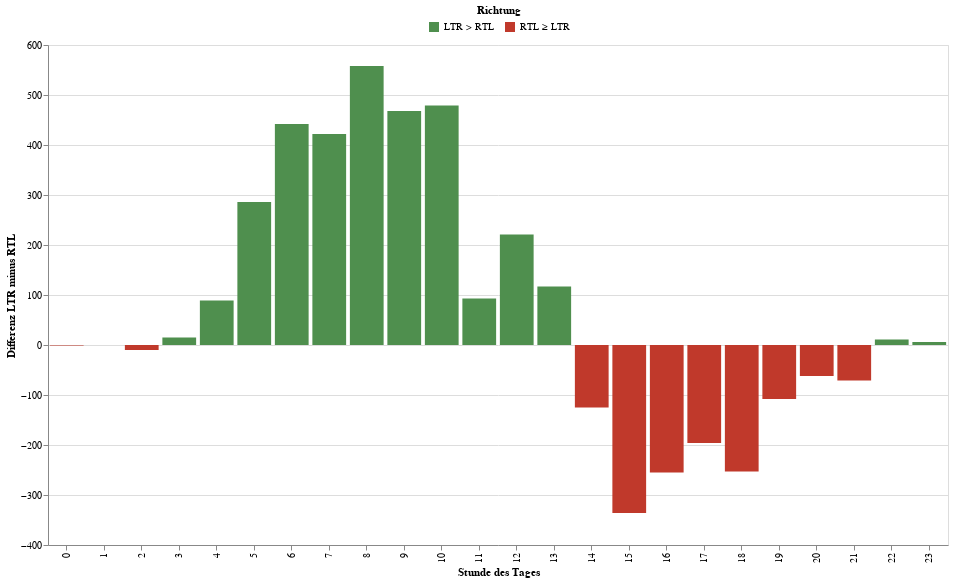

The cell this chart's notebook holds for it:
### Code cell
chart = (
    alt.Chart(df_day)
    .mark_bar()
    .encode(
        x=alt.X(
            "hour:O",
            title="Stunde des Tages"
        ),
        y=alt.Y(
            "delta:Q",
            title="Differenz LTR minus RTL"
        ),
        color=alt.Color(
            "winner:N",
            scale=alt.Scale(range=["#4f8f4e", "#c0392b"]),
            legend=alt.Legend(
                orient="none",
                legendX=380,
                legendY=-40,
                direction="horizontal",
                title="Richtung",
                titleAnchor='middle'
            )
        ),
        tooltip=[
            alt.Tooltip("hour:O", title="Stunde"),
            alt.Tooltip("delta:Q", title="Differenz"),
            alt.Tooltip("winner:N", title="Richtung"),
        ],
    )
    .properties(
        width=900,
        height=500,
    )
)
chart

### Figure 1 — Vega-Lite specification as saved in the notebook (floating-point values rounded to 4 significant figures)
{"config": {"view": {"continuousWidth": 300, "continuousHeight": 300}}, "data": {"name": "data-820e2b2153a5e5be4581ab00760c0ea1"}, "mark": {"type": "bar"}, "encoding": {"color": {"field": "winner", "legend": {"direction": "horizontal", "legendX": 380, "legendY": -40, "orient": "none", "title": "Richtung", "titleAnchor": "middle"}, "scale": {"range": ["#4f8f4e", "#c0392b"]}, "type": "nominal"}, "tooltip": [{"field": "hour", "title": "Stunde", "type": "ordinal"}, {"field": "delta", "title": "Differenz", "type": "quantitative"}, {"field": "winner", "title": "Richtung", "type": "nominal"}], "x": {"field": "hour", "title": "Stunde des Tages", "type": "ordinal"}, "y": {"field": "delta", "title": "Differenz LTR minus RTL", "type": "quantitative"}}, "height": 500, "width": 900, "$schema": "https://vega.github.io/schema/vega-lite/v5.20.1.json", "datasets": {"data-820e2b2153a5e5be4581ab00760c0ea1": [{"timestamp": "2024-07-15T00:00:00+00:00", "location_id": 331, "location_name": "Bahnhofstrasse (Nord)", "ltr_label": "Bürkliplatz", "rtl_label": "Hauptbahnhof", "weather_condition": "cloudy", "temperature": 16.0, "pedestrians_count": 15, "unverified": false, "collection_type": "measured", "ltr_pedestrians_count": 7, "rtl_pedestrians_count": 8, "adult_pedestrians_count": 15, "child_pedestrians_count": 0, "adult_ltr_pedestrians_count": 7, "adult_rtl_pedestrians_count": 8, "child_ltr_pedestrians_count": 0, "child_rtl_pedestrians_count": 0, "zone_1_pedestrians_count": 5.0, "zone_1_ltr_pedestrians_count": 2.0, "zone_1_rtl_pedestrians_count": 3.0, "zone_1_adult_pedestrians_count": 5.0, "zone_1_child_pedestrians_count": 0.0, "zone_2_pedestrians_count": 4.0, "zone_2_ltr_pedestrians_count": 3.0, "zone_2_rtl_pedestrians_count": 1.0, "zone_2_adult_pedestrians_count": 4.0, "zone_2_child_pedestrians_count": 0.0, "zone_3_pedestrians_count": 6.0, "zone_3_ltr_pedestrians_count": 2.0, "zone_3_rtl_pedestrians_count": 4.0, "zone_3_adult_pedestrians_count": 6.0, "zone_3_child_pedestrians_count": 0.0, "zone_99_pedestrians_count": null, "zone_99_ltr_pedestrians_count": null, "zone_99_rtl_pedestrians_count": null, "zone_99_adult_pedestrians_count": null, "zone_99_child_pedestrians_count": null, "year": 2024, "month": 7, "day": 15, "date": "2024-07-15T00:00:00", "hour": 0, "delta": -1, "winner": "RTL ≥ LTR"}, {"timestamp": "2024-07-15T01:00:00+00:00", "location_id": 331, "location_name": "Bahnhofstrasse (Nord)", "ltr_label": "Bürkliplatz", "rtl_label": "Hauptbahnhof", "weather_condition": "cloudy", "temperature": 15.0, "pedestrians_count": 2, "unverified": false, "collection_type": "measured", "ltr_pedestrians_count": 1, "rtl_pedestrians_count": 1, "adult_pedestrians_count": 2, "child_pedestrians_count": 0, "adult_ltr_pedestrians_count": 1, "adult_rtl_pedestrians_count": 1, "child_ltr_pedestrians_count": 0, "child_rtl_pedestrians_count": 0, "zone_1_pedestrians_count": 1.0, "zone_1_ltr_pedestrians_count": 0.0, "zone_1_rtl_pedestrians_count": 1.0, "zone_1_adult_pedestrians_count": 1.0, "zone_1_child_pedestrians_count": 0.0, "zone_2_pedestrians_count": 0.0, "zone_2_ltr_pedestrians_count": 0.0, "zone_2_rtl_pedestrians_count": 0.0, "zone_2_adult_pedestrians_count": 0.0, "zone_2_child_pedestrians_count": 0.0, "zone_3_pedestrians_count": 1.0, "zone_3_ltr_pedestrians_count": 1.0, "zone_3_rtl_pedestrians_count": 0.0, "zone_3_adult_pedestrians_count": 1.0, "zone_3_child_pedestrians_count": 0.0, "zone_99_pedestrians_count": null, "zone_99_ltr_pedestrians_count": null, "zone_99_rtl_pedestrians_count": null, "zone_99_adult_pedestrians_count": null, "zone_99_child_pedestrians_count": null, "year": 2024, "month": 7, "day": 15, "date": "2024-07-15T00:00:00", "hour": 1, "delta": 0, "winner": "RTL ≥ LTR"}, {"timestamp": "2024-07-15T02:00:00+00:00", "location_id": 331, "location_name": "Bahnhofstrasse (Nord)", "ltr_label": "Bürkliplatz", "rtl_label": "Hauptbahnhof", "weather_condition": "cloudy", "temperature": 15.0, "pedestrians_count": 12, "unverified": false, "collection_type": "measured", "ltr_pedestrians_count": 1, "rtl_pedestrians_count": 11, "adult_pedestrians_count": 12, "child_pedestrians_count": 0, "adult_ltr_pedestrians_count": 1, "adult_rtl_pedestrians_count": 11, "child_ltr_pedestrians_count": 0, "child_rtl_pedestrians_count": 0, "zone_1_pedestrians_count": 8.0, "zone_1_ltr_pedestrians_count": 1.0, "zone_1_rtl_pedestrians_count": 7.0, "zone_1_adult_pedestrians_count": 8.0, "zone_1_child_pedestrians_count": 0.0, "zone_2_pedestrians_count": 1.0, "zone_2_ltr_pedestrians_count": 0.0, "zone_2_rtl_pedestrians_count": 1.0, "zone_2_adult_pedestrians_count": 1.0, "zone_2_child_pedestrians_count": 0.0, "zone_3_pedestrians_count": 3.0, "zone_3_ltr_pedestrians_count": 0.0, "zone_3_rtl_pedestrians_count": 3.0, "zone_3_adult_pedestrians_count": 3.0, "zone_3_child_pedestrians_count": 0.0, "zone_99_pedestrians_count": null, "zone_99_ltr_pedestrians_count": null, "zone_99_rtl_pedestrians_count": null, "zone_99_adult_pedestrians_count": null, "zone_99_child_pedestrians_count": null, "year": 2024, "month": 7, "day": 15, "date": "2024-07-15T00:00:00", "hour": 2, "delta": -10, "winner": "RTL ≥ LTR"}, {"timestamp": "2024-07-15T03:00:00+00:00", "location_id": 331, "location_name": "Bahnhofstrasse (Nord)", "ltr_label": "Bürkliplatz", "rtl_label": "Hauptbahnhof", "weather_condition": "partly-cloudy-night", "temperature": 16.0, "pedestrians_count": 65, "unverified": false, "collection_type": "measured", "ltr_pedestrians_count": 40, "rtl_pedestrians_count": 25, "adult_pedestrians_count": 65, "child_pedestrians_count": 0, "adult_ltr_pedestrians_count": 40, "adult_rtl_pedestrians_count": 25, "child_ltr_pedestrians_count": 0, "child_rtl_pedestrians_count": 0, "zone_1_pedestrians_count": 23.0, "zone_1_ltr_pedestrians_count": 22.0, "zone_1_rtl_pedestrians_count": 1.0, "zone_1_adult_pedestrians_count": 23.0, "zone_1_child_pedestrians_count": 0.0, "zone_2_pedestrians_count": 32.0, "zone_2_ltr_pedestrians_count": 10.0, "zone_2_rtl_pedestrians_count": 22.0, "zone_2_adult_pedestrians_count": 32.0, "zone_2_child_pedestrians_count": 0.0, "zone_3_pedestrians_count": 10.0, "zone_3_ltr_pedestrians_count": 8.0, "zone_3_rtl_pedestrians_count": 2.0, "zone_3_adult_pedestrians_count": 10.0, "zone_3_child_pedestrians_count": 0.0, "zone_99_pedestrians_count": null, "zone_99_ltr_pedestrians_count": null, "zone_99_rtl_pedestrians_count": null, "zone_99_adult_pedestrians_count": null, "zone_99_child_pedestrians_count": null, "year": 2024, "month": 7, "day": 15, "date": "2024-07-15T00:00:00", "hour": 3, "delta": 15, "winner": "LTR > RTL"}, {"timestamp": "2024-07-15T04:00:00+00:00", "location_id": 331, "location_name": "Bahnhofstrasse (Nord)", "ltr_label": "Bürkliplatz", "rtl_label": "Hauptbahnhof", "weather_condition": "partly-cloudy-day", "temperature": 15.0, "pedestrians_count": 222, "unverified": false, "collection_type": "measured", "ltr_pedestrians_count": 156, "rtl_pedestrians_count": 66, "adult_pedestrians_count": 219, "child_pedestrians_count": 3, "adult_ltr_pedestrians_count": 154, "adult_rtl_pedestrians_count": 65, "child_ltr_pedestrians_count": 2, "child_rtl_pedestrians_count": 1, "zone_1_pedestrians_count": 103.0, "zone_1_ltr_pedestrians_count": 85.0, "zone_1_rtl_pedestrians_count": 18.0, "zone_1_adult_pedestrians_count": 103.0, "zone_1_child_pedestrians_count": 0.0, "zone_2_pedestrians_count": 76.0, "zone_2_ltr_pedestrians_count": 38.0, "zone_2_rtl_pedestrians_count": 38.0, "zone_2_adult_pedestrians_count": 73.0, "zone_2_child_pedestrians_count": 3.0, "zone_3_pedestrians_count": 43.0, "zone_3_ltr_pedestrians_count": 33.0, "zone_3_rtl_pedestrians_count": 10.0, "zone_3_adult_pedestrians_count": 43.0, "zone_3_child_pedestrians_count": 0.0, "zone_99_pedestrians_count": null, "zone_99_ltr_pedestrians_count": null, "zone_99_rtl_pedestrians_count": null, "zone_99_adult_pedestrians_count": null, "zone_99_child_pedestrians_count": null, "year": 2024, "month": 7, "day": 15, "date": "2024-07-15T00:00:00", "hour": 4, "delta": 89, "winner": "LTR > RTL"}, {"timestamp": "2024-07-15T05:00:00+00:00", "location_id": 331, "location_name": "Bahnhofstrasse (Nord)", "ltr_label": "Bürkliplatz", "rtl_label": "Hauptbahnhof", "weather_condition": "partly-cloudy-day", "temperature": 15.0, "pedestrians_count": 507, "unverified": false, "collection_type": "measured", "ltr_pedestrians_count": 396, "rtl_pedestrians_count": 111, "adult_pedestrians_count": 502, "child_pedestrians_count": 5, "adult_ltr_pedestrians_count": 394, "adult_rtl_pedestrians_count": 108, "child_ltr_pedestrians_count": 2, "child_rtl_pedestrians_count": 3, "zone_1_pedestrians_count": 228.0, "zone_1_ltr_pedestrians_count": 198.0, "zone_1_rtl_pedestrians_count": 30.0, "zone_1_adult_pedestrians_count": 228.0, "zone_1_child_pedestrians_count": 0.0, "zone_2_pedestrians_count": 123.0, "zone_2_ltr_pedestrians_count": 73.0, "zone_2_rtl_pedestrians_count": 50.0, "zone_2_adult_pedestrians_count": 119.0, "zone_2_child_pedestrians_count": 4.0, "zone_3_pedestrians_count": 156.0, "zone_3_ltr_pedestrians_count": 125.0, "zone_3_rtl_pedestrians_count": 31.0, "zone_3_adult_pedestrians_count": 155.0, "zone_3_child_pedestrians_count": 1.0, "zone_99_pedestrians_count": null, "zone_99_ltr_pedestrians_count": null, "zone_99_rtl_pedestrians_count": null, "zone_99_adult_pedestrians_count": null, "zone_99_child_pedestrians_count": null, "year": 2024, "month": 7, "day": 15, "date": "2024-07-15T00:00:00", "hour": 5, "delta": 286, "winner": "LTR > RTL"}, {"timestamp": "2024-07-15T06:00:00+00:00", "location_id": 331, "location_name": "Bahnhofstrasse (Nord)", "ltr_label": "Bürkliplatz", "rtl_label": "Hauptbahnhof", "weather_condition": "partly-cloudy-day", "temperature": 17.0, "pedestrians_count": 783, "unverified": false, "collection_type": "measured", "ltr_pedestrians_count": 612, "rtl_pedestrians_count": 171, "adult_pedestrians_count": 780, "child_pedestrians_count": 3, "adult_ltr_pedestrians_count": 611, "adult_rtl_pedestrians_count": 169, "child_ltr_pedestrians_count": 1, "child_rtl_pedestrians_count": 2, "zone_1_pedestrians_count": 436.0, "zone_1_ltr_pedestrians_count": 371.0, "zone_1_rtl_pedestrians_count": 65.0, "zone_1_adult_pedestrians_count": 435.0, "zone_1_child_pedestrians_count": 1.0, "zone_2_pedestrians_count": 151.0, "zone_2_ltr_pedestrians_count": 85.0, "zone_2_rtl_pedestrians_count": 66.0, "zone_2_adult_pedestrians_count": 149.0, "zone_2_child_pedestrians_count": 2.0, "zone_3_pedestrians_count": 196.0, "zone_3_ltr_pedestrians_count": 156.0, "zone_3_rtl_pedestrians_count": 40.0, "zone_3_adult_pedestrians_count": 196.0, "zone_3_child_pedestrians_count": 0.0, "zone_99_pedestrians_count": null, "zone_99_ltr_pedestrians_count": null, "zone_99_rtl_pedestrians_count": null, "zone_99_adult_pedestrians_count": null, "zone_99_child_pedestrians_count": null, "year": 2024, "month": 7, "day": 15, "date": "2024-07-15T00:00:00", "hour": 6, "delta": 442, "winner": "LTR > RTL"}, {"timestamp": "2024-07-15T07:00:00+00:00", "location_id": 331, "location_name": "Bahnhofstrasse (Nord)", "ltr_label": "Bürkliplatz", "rtl_label": "Hauptbahnhof", "weather_condition": "cloudy", "temperature": 19.0, "pedestrians_count": 868, "unverified": false, "collection_type": "measured", "ltr_pedestrians_count": 647, "rtl_pedestrians_count": 221, "adult_pedestrians_count": 862, "child_pedestrians_count": 6, "adult_ltr_pedestrians_count": 642, "adult_rtl_pedestrians_count": 220, "child_ltr_pedestrians_count": 5, "child_rtl_pedestrians_count": 1, "zone_1_pedestrians_count": 457.0, "zone_1_ltr_pedestrians_count": 366.0, "zone_1_rtl_pedestrians_count": 91.0, "zone_1_adult_pedestrians_count": 453.0, "zone_1_child_pedestrians_count": 4.0, "zone_2_pedestrians_count": 110.0, "zone_2_ltr_pedestrians_count": 63.0, "zone_2_rtl_pedestrians_count": 47.0, "zone_2_adult_pedestrians_count": 108.0, "zone_2_child_pedestrians_count": 2.0, "zone_3_pedestrians_count": 301.0, "zone_3_ltr_pedestrians_count": 218.0, "zone_3_rtl_pedestrians_count": 83.0, "zone_3_adult_pedestrians_count": 301.0, "zone_3_child_pedestrians_count": 0.0, "zone_99_pedestrians_count": null, "zone_99_ltr_pedestrians_count": null, "zone_99_rtl_pedestrians_count": null, "zone_99_adult_pedestrians_count": null, "zone_99_child_pedestrians_count": null, "year": 2024, "month": 7, "day": 15, "date": "2024-07-15T00:00:00", "hour": 7, "delta": 422, "winner": "LTR > RTL"}, {"timestamp": "2024-07-15T08:00:00+00:00", "location_id": 331, "location_name": "Bahnhofstrasse (Nord)", "ltr_label": "Bürkliplatz", "rtl_label": "Hauptbahnhof", "weather_condition": "partly-cloudy-day", "temperature": 20.0, "pedestrians_count": 1423, "unverified": false, "collection_type": "measured", "ltr_pedestrians_count": 990, "rtl_pedestrians_count": 433, "adult_pedestrians_count": 1410, "child_pedestrians_count": 13, "adult_ltr_pedestrians_count": 984, "adult_rtl_pedestrians_count": 426, "child_ltr_pedestrians_count": 6, "child_rtl_pedestrians_count": 7, "zone_1_pedestrians_count": 777.0, "zone_1_ltr_pedestrians_count": 590.0, "zone_1_rtl_pedestrians_count": 187.0, "zone_1_adult_pedestrians_count": 769.0, "zone_1_child_pedestrians_count": 8.0, "zone_2_pedestrians_count": 161.0, "zone_2_ltr_pedestrians_count": 89.0, "zone_2_rtl_pedestrians_count": 72.0, "zone_2_adult_pedestrians_count": 159.0, "zone_2_child_pedestrians_count": 2.0, "zone_3_pedestrians_count": 485.0, "zone_3_ltr_pedestrians_count": 311.0, "zone_3_rtl_pedestrians_count": 174.0, "zone_3_adult_pedestrians_count": 482.0, "zone_3_child_pedestrians_count": 3.0, "zone_99_pedestrians_count": null, "zone_99_ltr_pedestrians_count": null, "zone_99_rtl_pedestrians_count": null, "zone_99_adult_pedestrians_count": null, "zone_99_child_pedestrians_count": null, "year": 2024, "month": 7, "day": 15, "date": "2024-07-15T00:00:00", "hour": 8, "delta": 558, "winner": "LTR > RTL"}, {"timestamp": "2024-07-15T09:00:00+00:00", "location_id": 331, "location_name": "Bahnhofstrasse (Nord)", "ltr_label": "Bürkliplatz", "rtl_label": "Hauptbahnhof", "weather_condition": "cloudy", "temperature": 22.0, "pedestrians_count": 1895, "unverified": false, "collection_type": "measured", "ltr_pedestrians_count": 1181, "rtl_pedestrians_count": 714, "adult_pedestrians_count": 1886, "child_pedestrians_count": 9, "adult_ltr_pedestrians_count": 1177, "adult_rtl_pedestrians_count": 709, "child_ltr_pedestrians_count": 4, "child_rtl_pedestrians_count": 5, "zone_1_pedestrians_count": 916.0, "zone_1_ltr_pedestrians_count": 641.0, "zone_1_rtl_pedestrians_count": 275.0, "zone_1_adult_pedestrians_count": 913.0, "zone_1_child_pedestrians_count": 3.0, "zone_2_pedestrians_count": 249.0, "zone_2_ltr_pedestrians_count": 140.0, "zone_2_rtl_pedestrians_count": 109.0, "zone_2_adult_pedestrians_count": 247.0, "zone_2_child_pedestrians_count": 2.0, "zone_3_pedestrians_count": 730.0, "zone_3_ltr_pedestrians_count": 400.0, "zone_3_rtl_pedestrians_count": 330.0, "zone_3_adult_pedestrians_count": 726.0, "zone_3_child_pedestrians_count": 4.0, "zone_99_pedestrians_count": null, "zone_99_ltr_pedestrians_count": null, "zone_99_rtl_pedestrians_count": null, "zone_99_adult_pedestrians_count": null, "zone_99_child_pedestrians_count": null, "year": 2024, "month": 7, "day": 15, "date": "2024-07-15T00:00:00", "hour": 9, "delta": 468, "winner": "LTR > RTL"}, {"timestamp": "2024-07-15T10:00:00+00:00", "location_id": 331, "location_name": "Bahnhofstrasse (Nord)", "ltr_label": "Bürkliplatz", "rtl_label": "Hauptbahnhof", "weather_condition": "partly-cloudy-day", "temperature": 24.0, "pedestrians_count": 2219, "unverified": false, "collection_type": "measured", "ltr_pedestrians_count": 1349, "rtl_pedestrians_count": 870, "adult_pedestrians_count": 2209, "child_pedestrians_count": 10, "adult_ltr_pedestrians_count": 1344, "adult_rtl_pedestrians_count": 865, "child_ltr_pedestrians_count": 5, "child_rtl_pedestrians_count": 5, "zone_1_pedestrians_count": 1133.0, "zone_1_ltr_pedestrians_count": 736.0, "zone_1_rtl_pedestrians_count": 397.0, "zone_1_adult_pedestrians_count": 1128.0, "zone_1_child_pedestrians_count": 5.0, "zone_2_pedestrians_count": 253.0, "zone_2_ltr_pedestrians_count": 143.0, "zone_2_rtl_pedestrians_count": 110.0, "zone_2_adult_pedestrians_count": 250.0, "zone_2_child_pedestrians_count": 3.0, "zone_3_pedestrians_count": 833.0, "zone_3_ltr_pedestrians_count": 470.0, "zone_3_rtl_pedestrians_count": 363.0, "zone_3_adult_pedestrians_count": 831.0, "zone_3_child_pedestrians_count": 2.0, "zone_99_pedestrians_count": null, "zone_99_ltr_pedestrians_count": null, "zone_99_rtl_pedestrians_count": null, "zone_99_adult_pedestrians_count": null, "zone_99_child_pedestrians_count": null, "year": 2024, "month": 7, "day": 15, "date": "2024-07-15T00:00:00", "hour": 10, "delta": 479, "winner": "LTR > RTL"}, {"timestamp": "2024-07-15T11:00:00+00:00", "location_id": 331, "location_name": "Bahnhofstrasse (Nord)", "ltr_label": "Bürkliplatz", "rtl_label": "Hauptbahnhof", "weather_condition": "partly-cloudy-day", "temperature": 26.0, "pedestrians_count": 1969, "unverified": false, "collection_type": "measured", "ltr_pedestrians_count": 1034, "rtl_pedestrians_count": 935, "adult_pedestrians_count": 1955, "child_pedestrians_count": 14, "adult_ltr_pedestrians_count": 1024, "adult_rtl_pedestrians_count": 931, "child_ltr_pedestrians_count": 10, "child_rtl_pedestrians_count": 4, "zone_1_pedestrians_count": 913.0, "zone_1_ltr_pedestrians_count": 537.0, "zone_1_rtl_pedestrians_count": 376.0, "zone_1_adult_pedestrians_count": 902.0, "zone_1_child_pedestrians_count": 11.0, "zone_2_pedestrians_count": 243.0, "zone_2_ltr_pedestrians_count": 117.0, "zone_2_rtl_pedestrians_count": 126.0, "zone_2_adult_pedestrians_count": 240.0, "zone_2_child_pedestrians_count": 3.0, "zone_3_pedestrians_count": 813.0, "zone_3_ltr_pedestrians_count": 380.0, "zone_3_rtl_pedestrians_count": 433.0, "zone_3_adult_pedestrians_count": 813.0, "zone_3_child_pedestrians_count": 0.0, "zone_99_pedestrians_count": null, "zone_99_ltr_pedestrians_count": null, "zone_99_rtl_pedestrians_count": null, "zone_99_adult_pedestrians_count": null, "zone_99_child_pedestrians_count": null, "year": 2024, "month": 7, "day": 15, "date": "2024-07-15T00:00:00", "hour": 11, "delta": 93, "winner": "LTR > RTL"}, {"timestamp": "2024-07-15T12:00:00+00:00", "location_id": 331, "location_name": "Bahnhofstrasse (Nord)", "ltr_label": "Bürkliplatz", "rtl_label": "Hauptbahnhof", "weather_condition": "partly-cloudy-day", "temperature": 27.0, "pedestrians_count": 2122, "unverified": false, "collection_type": "measured", "ltr_pedestrians_count": 1171, "rtl_pedestrians_count": 951, "adult_pedestrians_count": 2105, "child_pedestrians_count": 17, "adult_ltr_pedestrians_count": 1163, "adult_rtl_pedestrians_count": 942, "child_ltr_pedestrians_count": 8, "child_rtl_pedestrians_count": 9, "zone_1_pedestrians_count": 1166.0, "zone_1_ltr_pedestrians_count": 678.0, "zone_1_rtl_pedestrians_count": 488.0, "zone_1_adult_pedestrians_count": 1151.0, "zone_1_child_pedestrians_count": 15.0, "zone_2_pedestrians_count": 211.0, "zone_2_ltr_pedestrians_count": 112.0, "zone_2_rtl_pedestrians_count": 99.0, "zone_2_adult_pedestrians_count": 209.0, "zone_2_child_pedestrians_count": 2.0, "zone_3_pedestrians_count": 745.0, "zone_3_ltr_pedestrians_count": 381.0, "zone_3_rtl_pedestrians_count": 364.0, "zone_3_adult_pedestrians_count": 745.0, "zone_3_child_pedestrians_count": 0.0, "zone_99_pedestrians_count": null, "zone_99_ltr_pedestrians_count": null, "zone_99_rtl_pedestrians_count": null, "zone_99_adult_pedestrians_count": null, "zone_99_child_pedestrians_count": null, "year": 2024, "month": 7, "day": 15, "date": "2024-07-15T00:00:00", "hour": 12, "delta": 221, "winner": "LTR > RTL"}, {"timestamp": "2024-07-15T13:00:00+00:00", "location_id": 331, "location_name": "Bahnhofstrasse (Nord)", "ltr_label": "Bürkliplatz", "rtl_label": "Hauptbahnhof", "weather_condition": "partly-cloudy-day", "temperature": 28.0, "pedestrians_count": 2425, "unverified": false, "collection_type": "measured", "ltr_pedestrians_count": 1270, "rtl_pedestrians_count": 1155, "adult_pedestrians_count": 2409, "child_pedestrians_count": 16, "adult_ltr_pedestrians_count": 1263, "adult_rtl_pedestrians_count": 1146, "child_ltr_pedestrians_count": 7, "child_rtl_pedestrians_count": 9, "zone_1_pedestrians_count": 1607.0, "zone_1_ltr_pedestrians_count": 889.0, "zone_1_rtl_pedestrians_count": 718.0, "zone_1_adult_pedestrians_count": 1592.0, "zone_1_child_pedestrians_count": 15.0, "zone_2_pedestrians_count": 227.0, "zone_2_ltr_pedestrians_count": 117.0, "zone_2_rtl_pedestrians_count": 110.0, "zone_2_adult_pedestrians_count": 226.0, "zone_2_child_pedestrians_count": 1.0, "zone_3_pedestrians_count": 591.0, "zone_3_ltr_pedestrians_count": 264.0, "zone_3_rtl_pedestrians_count": 327.0, "zone_3_adult_pedestrians_count": 591.0, "zone_3_child_pedestrians_count": 0.0, "zone_99_pedestrians_count": null, "zone_99_ltr_pedestrians_count": null, "zone_99_rtl_pedestrians_count": null, "zone_99_adult_pedestrians_count": null, "zone_99_child_pedestrians_count": null, "year": 2024, "month": 7, "day": 15, "date": "2024-07-15T00:00:00", "hour": 13, "delta": 117, "winner": "LTR > RTL"}, {"timestamp": "2024-07-15T14:00:00+00:00", "location_id": 331, "location_name": "Bahnhofstrasse (Nord)", "ltr_label": "Bürkliplatz", "rtl_label": "Hauptbahnhof", "weather_condition": "partly-cloudy-day", "temperature": 30.0, "pedestrians_count": 2491, "unverified": false, "collection_type": "measured", "ltr_pedestrians_count": 1185, "rtl_pedestrians_count": 1306, "adult_pedestrians_count": 2473, "child_pedestrians_count": 18, "adult_ltr_pedestrians_count": 1174, "adult_rtl_pedestrians_count": 1299, "child_ltr_pedestrians_count": 11, "child_rtl_pedestrians_count": 7, "zone_1_pedestrians_count": 1485.0, "zone_1_ltr_pedestrians_count": 734.0, "zone_1_rtl_pedestrians_count": 751.0, "zone_1_adult_pedestrians_count": 1471.0, "zone_1_child_pedestrians_count": 14.0, "zone_2_pedestrians_count": 271.0, "zone_2_ltr_pedestrians_count": 138.0, "zone_2_rtl_pedestrians_count": 133.0, "zone_2_adult_pedestrians_count": 267.0, "zone_2_child_pedestrians_count": 4.0, "zone_3_pedestrians_count": 735.0, "zone_3_ltr_pedestrians_count": 313.0, "zone_3_rtl_pedestrians_count": 422.0, "zone_3_adult_pedestrians_count": 735.0, "zone_3_child_pedestrians_count": 0.0, "zone_99_pedestrians_count": null, "zone_99_ltr_pedestrians_count": null, "zone_99_rtl_pedestrians_count": null, "zone_99_adult_pedestrians_count": null, "zone_99_child_pedestrians_count": null, "year": 2024, "month": 7, "day": 15, "date": "2024-07-15T00:00:00", "hour": 14, "delta": -125, "winner": "RTL ≥ LTR"}, {"timestamp": "2024-07-15T15:00:00+00:00", "location_id": 331, "location_name": "Bahnhofstrasse (Nord)", "ltr_label": "Bürkliplatz", "rtl_label": "Hauptbahnhof", "weather_condition": "partly-cloudy-day", "temperature": 30.0, "pedestrians_count": 2853, "unverified": false, "collection_type": "measured", "ltr_pedestrians_count": 1259, "rtl_pedestrians_count": 1594, "adult_pedestrians_count": 2830, "child_pedestrians_count": 23, "adult_ltr_pedestrians_count": 1247, "adult_rtl_pedestrians_count": 1583, "child_ltr_pedestrians_count": 12, "child_rtl_pedestrians_count": 11, "zone_1_pedestrians_count": 1500.0, "zone_1_ltr_pedestrians_count": 733.0, "zone_1_rtl_pedestrians_count": 767.0, "zone_1_adult_pedestrians_count": 1489.0, "zone_1_child_pedestrians_count": 11.0, "zone_2_pedestrians_count": 347.0, "zone_2_ltr_pedestrians_count": 168.0, "zone_2_rtl_pedestrians_count": 179.0, "zone_2_adult_pedestrians_count": 340.0, "zone_2_child_pedestrians_count": 7.0, "zone_3_pedestrians_count": 1006.0, "zone_3_ltr_pedestrians_count": 358.0, "zone_3_rtl_pedestrians_count": 648.0, "zone_3_adult_pedestrians_count": 1001.0, "zone_3_child_pedestrians_count": 5.0, "zone_99_pedestrians_count": null, "zone_99_ltr_pedestrians_count": null, "zone_99_rtl_pedestrians_count": null, "zone_99_adult_pedestrians_count": null, "zone_99_child_pedestrians_count": null, "year": 2024, "month": 7, "day": 15, "date": "2024-07-15T00:00:00", "hour": 15, "delta": -336, "winner": "RTL ≥ LTR"}, {"timestamp": "2024-07-15T16:00:00+00:00", "location_id": 331, "location_name": "Bahnhofstrasse (Nord)", "ltr_label": "Bürkliplatz", "rtl_label": "Hauptbahnhof", "weather_condition": "cloudy", "temperature": 30.0, "pedestrians_count": 2632, "unverified": false, "collection_type": "measured", "ltr_pedestrians_count": 1188, "rtl_pedestrians_count": 1444, "adult_pedestrians_count": 2619, "child_pedestrians_count": 13, "adult_ltr_pedestrians_count": 1182, "adult_rtl_pedestrians_count": 1437, "child_ltr_pedestrians_count": 6, "child_rtl_pedestrians_count": 7, "zone_1_pedestrians_count": 1409.0, "zone_1_ltr_pedestrians_count": 719.0, "zone_1_rtl_pedestrians_count": 690.0, "zone_1_adult_pedestrians_count": 1403.0, "zone_1_child_pedestrians_count": 6.0, "zone_2_pedestrians_count": 296.0, "zone_2_ltr_pedestrians_count": 131.0, "zone_2_rtl_pedestrians_count": 165.0, "zone_2_adult_pedestrians_count": 291.0, "zone_2_child_pedestrians_count": 5.0, "zone_3_pedestrians_count": 927.0, "zone_3_ltr_pedestrians_count": 338.0, "zone_3_rtl_pedestrians_count": 589.0, "zone_3_adult_pedestrians_count": 925.0, "zone_3_child_pedestrians_count": 2.0, "zone_99_pedestrians_count": null, "zone_99_ltr_pedestrians_count": null, "zone_99_rtl_pedestrians_count": null, "zone_99_adult_pedestrians_count": null, "zone_99_child_pedestrians_count": null, "year": 2024, "month": 7, "day": 15, "date": "2024-07-15T00:00:00", "hour": 16, "delta": -255, "winner": "RTL ≥ LTR"}, {"timestamp": "2024-07-15T17:00:00+00:00", "location_id": 331, "location_name": "Bahnhofstrasse (Nord)", "ltr_label": "Bürkliplatz", "rtl_label": "Hauptbahnhof", "weather_condition": "cloudy", "temperature": 27.3, "pedestrians_count": 1799, "unverified": false, "collection_type": "measured", "ltr_pedestrians_count": 801, "rtl_pedestrians_count": 998, "adult_pedestrians_count": 1790, "child_pedestrians_count": 9, "adult_ltr_pedestrians_count": 797, "adult_rtl_pedestrians_count": 993, "child_ltr_pedestrians_count": 4, "child_rtl_pedestrians_count": 5, "zone_1_pedestrians_count": 866.0, "zone_1_ltr_pedestrians_count": 418.0, "zone_1_rtl_pedestrians_count": 448.0, "zone_1_adult_pedestrians_count": 861.0, "zone_1_child_pedestrians_count": 5.0, "zone_2_pedestrians_count": 205.0, "zone_2_ltr_pedestrians_count": 85.0, "zone_2_rtl_pedestrians_count": 120.0, "zone_2_adult_pedestrians_count": 202.0, "zone_2_child_pedestrians_count": 3.0, "zone_3_pedestrians_count": 728.0, "zone_3_ltr_pedestrians_count": 298.0, "zone_3_rtl_pedestrians_count": 430.0, "zone_3_adult_pedestrians_count": 727.0, "zone_3_child_pedestrians_count": 1.0, "zone_99_pedestrians_count": null, "zone_99_ltr_pedestrians_count": null, "zone_99_rtl_pedestrians_count": null, "zone_99_adult_pedestrians_count": null, "zone_99_child_pedestrians_count": null, "year": 2024, "month": 7, "day": 15, "date": "2024-07-15T00:00:00", "hour": 17, "delta": -196, "winner": "RTL ≥ LTR"}, {"timestamp": "2024-07-15T18:00:00+00:00", "location_id": 331, "location_name": "Bahnhofstrasse (Nord)", "ltr_label": "Bürkliplatz", "rtl_label": "Hauptbahnhof", "weather_condition": "rain", "temperature": 26.3, "pedestrians_count": 790, "unverified": false, "collection_type": "measured", "ltr_pedestrians_count": 269, "rtl_pedestrians_count": 521, "adult_pedestrians_count": 787, "child_pedestrians_count": 3, "adult_ltr_pedestrians_count": 267, "adult_rtl_pedestrians_count": 520, "child_ltr_pedestrians_count": 2, "child_rtl_pedestrians_count": 1, "zone_1_pedestrians_count": 365.0, "zone_1_ltr_pedestrians_count": 134.0, "zone_1_rtl_pedestrians_count": 231.0, "zone_1_adult_pedestrians_count": 363.0, "zone_1_child_pedestrians_count": 2.0, "zone_2_pedestrians_count": 94.0, "zone_2_ltr_pedestrians_count": 53.0, "zone_2_rtl_pedestrians_count": 41.0, "zone_2_adult_pedestrians_count": 93.0, "zone_2_child_pedestrians_count": 1.0, "zone_3_pedestrians_count": 331.0, "zone_3_ltr_pedestrians_count": 82.0, "zone_3_rtl_pedestrians_count": 249.0, "zone_3_adult_pedestrians_count": 331.0, "zone_3_child_pedestrians_count": 0.0, "zone_99_pedestrians_count": null, "zone_99_ltr_pedestrians_count": null, "zone_99_rtl_pedestrians_count": null, "zone_99_adult_pedestrians_count": null, "zone_99_child_pedestrians_count": null, "year": 2024, "month": 7, "day": 15, "date": "2024-07-15T00:00:00", "hour": 18, "delta": -253, "winner": "RTL ≥ LTR"}, {"timestamp": "2024-07-15T19:00:00+00:00", "location_id": 331, "location_name": "Bahnhofstrasse (Nord)", "ltr_label": "Bürkliplatz", "rtl_label": "Hauptbahnhof", "weather_condition": "partly-cloudy-day", "temperature": 22.0, "pedestrians_count": 435, "unverified": false, "collection_type": "measured", "ltr_pedestrians_count": 163, "rtl_pedestrians_count": 272, "adult_pedestrians_count": 432, "child_pedestrians_count": 3, "adult_ltr_pedestrians_count": 162, "adult_rtl_pedestrians_count": 270, "child_ltr_pedestrians_count": 1, "child_rtl_pedestrians_count": 2, "zone_1_pedestrians_count": 211.0, "zone_1_ltr_pedestrians_count": 88.0, "zone_1_rtl_pedestrians_count": 123.0, "zone_1_adult_pedestrians_count": 210.0, "zone_1_child_pedestrians_count": 1.0, "zone_2_pedestrians_count": 34.0, "zone_2_ltr_pedestrians_count": 18.0, "zone_2_rtl_pedestrians_count": 16.0, "zone_2_adult_pedestrians_count": 33.0, "zone_2_child_pedestrians_count": 1.0, "zone_3_pedestrians_count": 190.0, "zone_3_ltr_pedestrians_count": 57.0, "zone_3_rtl_pedestrians_count": 133.0, "zone_3_adult_pedestrians_count": 189.0, "zone_3_child_pedestrians_count": 1.0, "zone_99_pedestrians_count": null, "zone_99_ltr_pedestrians_count": null, "zone_99_rtl_pedestrians_count": null, "zone_99_adult_pedestrians_count": null, "zone_99_child_pedestrians_count": null, "year": 2024, "month": 7, "day": 15, "date": "2024-07-15T00:00:00", "hour": 19, "delta": -108, "winner": "RTL ≥ LTR"}, {"timestamp": "2024-07-15T20:00:00+00:00", "location_id": 331, "location_name": "Bahnhofstrasse (Nord)", "ltr_label": "Bürkliplatz", "rtl_label": "Hauptbahnhof", "weather_condition": "rain", "temperature": 22.0, "pedestrians_count": 137, "unverified": false, "collection_type": "measured", "ltr_pedestrians_count": 38, "rtl_pedestrians_count": 99, "adult_pedestrians_count": 136, "child_pedestrians_count": 1, "adult_ltr_pedestrians_count": 37, "adult_rtl_pedestrians_count": 99, "child_ltr_pedestrians_count": 1, "child_rtl_pedestrians_count": 0, "zone_1_pedestrians_count": 59.0, "zone_1_ltr_pedestrians_count": 16.0, "zone_1_rtl_pedestrians_count": 43.0, "zone_1_adult_pedestrians_count": 59.0, "zone_1_child_pedestrians_count": 0.0, "zone_2_pedestrians_count": 8.0, "zone_2_ltr_pedestrians_count": 3.0, "zone_2_rtl_pedestrians_count": 5.0, "zone_2_adult_pedestrians_count": 7.0, "zone_2_child_pedestrians_count": 1.0, "zone_3_pedestrians_count": 70.0, "zone_3_ltr_pedestrians_count": 19.0, "zone_3_rtl_pedestrians_count": 51.0, "zone_3_adult_pedestrians_count": 70.0, "zone_3_child_pedestrians_count": 0.0, "zone_99_pedestrians_count": null, "zone_99_ltr_pedestrians_count": null, "zone_99_rtl_pedestrians_count": null, "zone_99_adult_pedestrians_count": null, "zone_99_child_pedestrians_count": null, "year": 2024, "month": 7, "day": 15, "date": "2024-07-15T00:00:00", "hour": 20, "delta": -62, "winner": "RTL ≥ LTR"}, {"timestamp": "2024-07-15T21:00:00+00:00", "location_id": 331, "location_name": "Bahnhofstrasse (Nord)", "ltr_label": "Bürkliplatz", "rtl_label": "Hauptbahnhof", "weather_condition": "rain", "temperature": 20.8, "pedestrians_count": 128, "unverified": false, "collection_type": "measured", "ltr_pedestrians_count": 28, "rtl_pedestrians_count": 100, "adult_pedestrians_count": 127, "child_pedestrians_count": 1, "adult_ltr_pedestrians_count": 28, "adult_rtl_pedestrians_count": 99, "child_ltr_pedestrians_count": 0, "child_rtl_pedestrians_count": 1, "zone_1_pedestrians_count": 46.0, "zone_1_ltr_pedestrians_count": 9.0, "zone_1_rtl_pedestrians_count": 37.0, "zone_1_adult_pedestrians_count": 46.0, "zone_1_child_pedestrians_count": 0.0, "zone_2_pedestrians_count": 16.0, "zone_2_ltr_pedestrians_count": 9.0, "zone_2_rtl_pedestrians_count": 7.0, "zone_2_adult_pedestrians_count": 15.0, "zone_2_child_pedestrians_count": 1.0, "zone_3_pedestrians_count": 66.0, "zone_3_ltr_pedestrians_count": 10.0, "zone_3_rtl_pedestrians_count": 56.0, "zone_3_adult_pedestrians_count": 66.0, "zone_3_child_pedestrians_count": 0.0, "zone_99_pedestrians_count": null, "zone_99_ltr_pedestrians_count": null, "zone_99_rtl_pedestrians_count": null, "zone_99_adult_pedestrians_count": null, "zone_99_child_pedestrians_count": null, "year": 2024, "month": 7, "day": 15, "date": "2024-07-15T00:00:00", "hour": 21, "delta": -71, "winner": "RTL ≥ LTR"}, {"timestamp": "2024-07-15T22:00:00+00:00", "location_id": 331, "location_name": "Bahnhofstrasse (Nord)", "ltr_label": "Bürkliplatz", "rtl_label": "Hauptbahnhof", "weather_condition": "rain", "temperature": 18.9, "pedestrians_count": 37, "unverified": false, "collection_type": "measured", "ltr_pedestrians_count": 24, "rtl_pedestrians_count": 13, "adult_pedestrians_count": 37, "child_pedestrians_count": 0, "adult_ltr_pedestrians_count": 24, "adult_rtl_pedestrians_count": 13, "child_ltr_pedestrians_count": 0, "child_rtl_pedestrians_count": 0, "zone_1_pedestrians_count": 16.0, "zone_1_ltr_pedestrians_count": 12.0, "zone_1_rtl_pedestrians_count": 4.0, "zone_1_adult_pedestrians_count": 16.0, "zone_1_child_pedestrians_count": 0.0, "zone_2_pedestrians_count": 13.0, "zone_2_ltr_pedestrians_count": 11.0, "zone_2_rtl_pedestrians_count": 2.0, "zone_2_adult_pedestrians_count": 13.0, "zone_2_child_pedestrians_count": 0.0, "zone_3_pedestrians_count": 8.0, "zone_3_ltr_pedestrians_count": 1.0, "zone_3_rtl_pedestrians_count": 7.0, "zone_3_adult_pedestrians_count": 8.0, "zone_3_child_pedestrians_count": 0.0, "zone_99_pedestrians_count": null, "zone_99_ltr_pedestrians_count": null, "zone_99_rtl_pedestrians_count": null, "zone_99_adult_pedestrians_count": null, "zone_99_child_pedestrians_count": null, "year": 2024, "month": 7, "day": 15, "date": "2024-07-15T00:00:00", "hour": 22, "delta": 11, "winner": "LTR > RTL"}, {"timestamp": "2024-07-15T23:00:00+00:00", "location_id": 331, "location_name": "Bahnhofstrasse (Nord)", "ltr_label": "Bürkliplatz", "rtl_label": "Hauptbahnhof", "weather_condition": "partly-cloudy-night", "temperature": 18.8, "pedestrians_count": 14, "unverified": false, "collection_type": "measured", "ltr_pedestrians_count": 10, "rtl_pedestrians_count": 4, "adult_pedestrians_count": 14, "child_pedestrians_count": 0, "adult_ltr_pedestrians_count": 10, "adult_rtl_pedestrians_count": 4, "child_ltr_pedestrians_count": 0, "child_rtl_pedestrians_count": 0, "zone_1_pedestrians_count": 11.0, "zone_1_ltr_pedestrians_count": 9.0, "zone_1_rtl_pedestrians_count": 2.0, "zone_1_adult_pedestrians_count": 11.0, "zone_1_child_pedestrians_count": 0.0, "zone_2_pedestrians_count": 1.0, "zone_2_ltr_pedestrians_count": 1.0, "zone_2_rtl_pedestrians_count": 0.0, "zone_2_adult_pedestrians_count": 1.0, "zone_2_child_pedestrians_count": 0.0, "zone_3_pedestrians_count": 2.0, "zone_3_ltr_pedestrians_count": 0.0, "zone_3_rtl_pedestrians_count": 2.0, "zone_3_adult_pedestrians_count": 2.0, "zone_3_child_pedestrians_count": 0.0, "zone_99_pedestrians_count": null, "zone_99_ltr_pedestrians_count": null, "zone_99_rtl_pedestrians_count": null, "zone_99_adult_pedestrians_count": null, "zone_99_child_pedestrians_count": null, "year": 2024, "month": 7, "day": 15, "date": "2024-07-15T00:00:00", "hour": 23, "delta": 6, "winner": "LTR > RTL"}]}}
